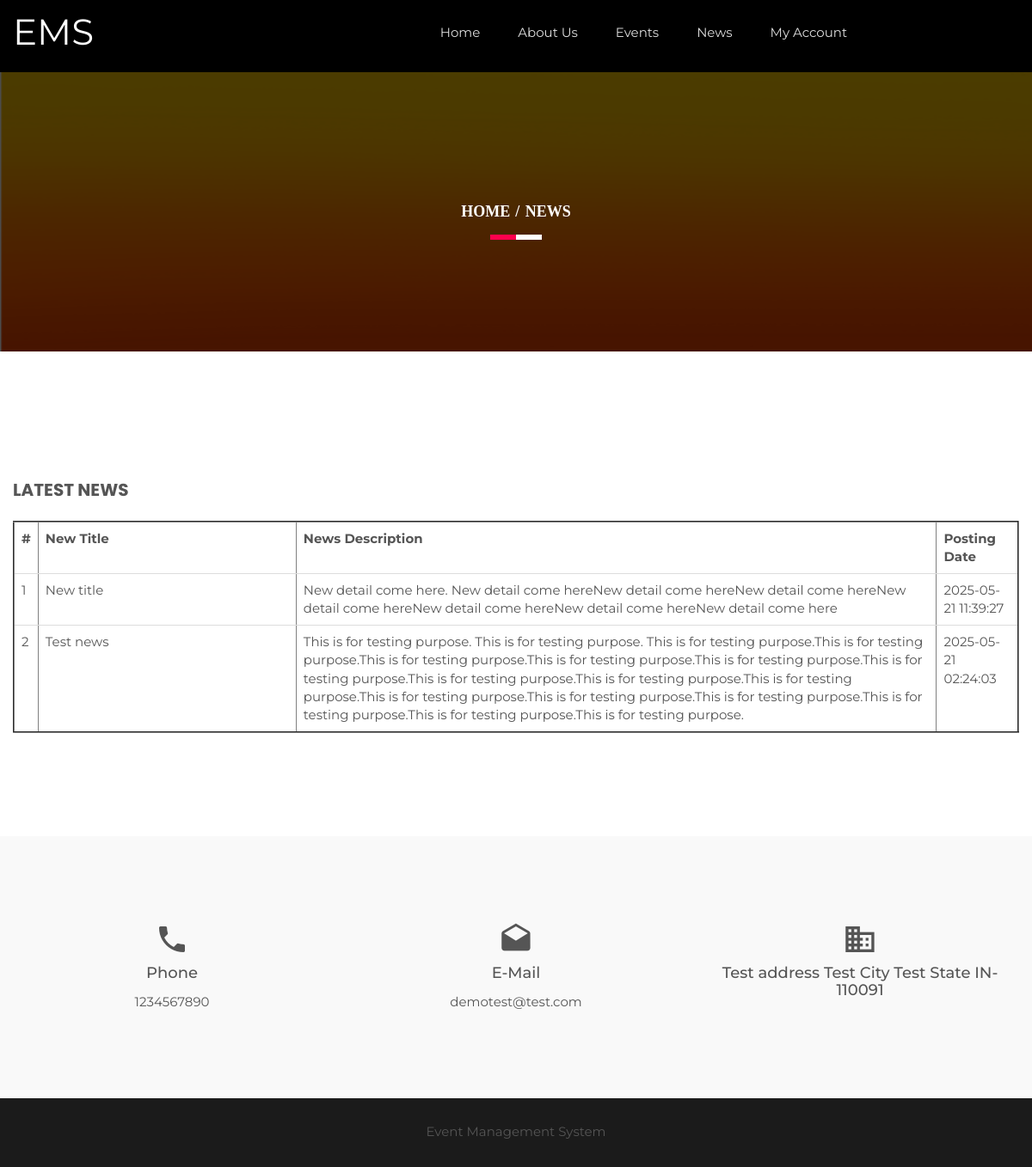
/news.php (signed in), run on the app's committed database.
### tables this page shows
CREATE TABLE `tblgenralsettings` (
  `id` int(11) NOT NULL,
  `SiteName` varchar(200) DEFAULT NULL,
  `PhoneNumber` bigint(12) DEFAULT NULL,
  `EmailId` varchar(255) DEFAULT NULL,
  `address` mediumtext DEFAULT NULL,
  `footercontent` mediumtext DEFAULT NULL,
  `LastUpdationDate` timestamp NULL DEFAULT NULL ON UPDATE current_timestamp()
);

CREATE TABLE `tblnews` (
  `id` int(11) NOT NULL,
  `NewsTitle` varchar(255) DEFAULT NULL,
  `NewsDetails` mediumtext DEFAULT NULL,
  `PostingDate` timestamp NULL DEFAULT current_timestamp(),
  `LastUpdationDate` timestamp NULL DEFAULT NULL ON UPDATE current_timestamp()
);

### news.php (the view, shortened to what this page needs)
<?php
include('includes/config.php');
?>
<!doctype html>
<html class="no-js" lang="en">
    <head>
        <link rel="stylesheet" href="css/bootstrap.min.css">
        <link rel="stylesheet" href="css/animate.css">
        <link rel="stylesheet" href="css/meanmenu.min.css">
        <link rel="stylesheet" href="css/owl.carousel.css">
        <link rel="stylesheet" href="css/icofont.css">
        <link rel="stylesheet" href="css/nivo-slider.css">
        <link rel="stylesheet" href="css/animate-text.css">
        <link rel="stylesheet" href="css/material-design-iconic-font.min.css">
		<link rel="stylesheet" href="style.css">
        <link rel="stylesheet" href="css/responsive.css">
		<link href="css/color/skin-default.css" rel="stylesheet">
    </head>
    <body>
         <div class="wrapper single-blog">
           <div id="home" class="header-slider-area">
                   <?php include_once('includes/header.php');?>
            </div>
            <div class="breadcumb-area bg-overlay">
                <div class="container">
                    <ol class="breadcrumb">
                        <li><a href="index.html">Home</a></li>
                        <li class="active">News</li>
                    </ol>
                </div>
            </div>
            <div class="single-blog-area ptb100 fix">
               <div class="container">
                   <div class="row">
                       <div class="col-md-12 col-sm-7">
                           <div class="single-blog-body">
                                <div class="Leave-your-thought mt50">
                                    <h3 class="aside-title uppercase">Latest News</h3>
                                    <div class="row">
                                        <form name="signin" method="post">
                                            <div class="col-md-12 col-sm-6 col-xs-12 lyt-left">
<table border="2" class="table">
 <?php   $sql = "SELECT NewsTitle,NewsDetails,PostingDate from tblnews order by id desc ";
$query = $dbh -> prepare($sql);
$query->execute();
$results=$query->fetchAll(PDO::FETCH_OBJ);
$cnt=1;
if($query->rowCount() > 0)
{ ?>
<tr>
<th>#</th>
<th>New Title</th>
<th>News Description</th>
<th>Posting Date</th>
</tr>
<?php
foreach($results as $row)
{ ?>
<tr>
<td><?php echo htmlentities($cnt);?></td>
<td width="300"><?php echo htmlentities($row->NewsTitle);?></td>
<td><?php echo htmlentities($row->NewsDetails);?></td>
<td><?php echo htmlentities($row->PostingDate);?></td>
</tr>
<?php $cnt++;
}} else {?>
    <tr>
        <th colspan="5" style="color:red; text-align:center;">No Record found</th>
    </tr>
<?php } ?>
</table>
                                            </div>
</div>
                                    </div>
                                </div>
                           </div>
                       </div>
               </div>
           </div>
         </div>
                 <?php include_once('includes/footer.php');?>
         </div>
    </body>
</html>

### includes/header.php (shortened to what this page needs)
<?php
$ret = "Select  SiteName from tblgenralsettings ";
$querys = $dbh -> prepare($ret);
$querys->execute();
$resultss=$querys->fetchAll(PDO::FETCH_OBJ);
if($querys->rowCount() > 0)
{
foreach($resultss as $rows)
{ ?>
   <div id="home" class="header-slider-area">
                <div class="header-area header-2">
                    <div id="sticker" class="logo-menu-area header-area-2">
                        <div class="container hidden-xs">
                            <div class="row">
                                <div class="col-md-2 col-sm-3">
                                    <div class="logo">
                                        <a href="index.php" style="font-size:42px; color:#fff"><?php echo htmlentities($rows->SiteName);?></a>
                                    </div>
                                </div>
                                <div class="col-md-8 col-sm-9">
                                    <div class="main-menu text-right">
                                        <nav>
                                            <ul id="nav">
                                                <li><a class="smooth-scroll" href="index.php">Home</a></li>
                                                <li><a class="smooth-scroll" href="about-us.php">About Us</a></li>
                                                <li><a class="smooth-scroll" href="all-events.php">Events</a></li>
                                                <li><a class="smooth-scroll" href="news.php">News</a></li>
                                                <?php if(strlen($_SESSION['usrid']==0)){?>
                                                <li><a class="smooth-scroll" href="signup.php">Signup</a></li>
                                                 <li><a class="smooth-scroll" href="signin.php">Login</a></li>
                                             <?php } else {?>
<li><a class="smooth-scroll" href="profile.php">My Account</a></li>
                                             <?php } ?>
                                            </ul>
                                        </nav>
                                    </div>
                                </div>
                                </div>
                            </div>
                        </div>
                    </div>
                    <?php }} ?>

### includes/footer.php (shortened to what this page needs)
<?php
$ret = "Select  PhoneNumber,address,EmailId,footercontent from tblgenralsettings ";
$querys = $dbh -> prepare($ret);
$querys->execute();
$resultss=$querys->fetchAll(PDO::FETCH_OBJ);
if($querys->rowCount() > 0)
{
foreach($resultss as $rows)
{ ?>
 <div class="information-area off-white ptb100">
                    <div class="container">
                        <div class="row">
                            <div class="col-md-4 col-sm-3 col-xs-12">
                                <div class="single-information text-center">
                                    <div class="info-icon">
                                        <i class="zmdi zmdi-phone"></i>
                                    </div>
                                    <h4>Phone</h4>
                                    <p><?php echo htmlentities($rows->PhoneNumber);?></p>
                                </div>
                            </div>
                            <div class="col-md-4 col-sm-3 col-xs-12">
                                <div class="single-information text-center">
                                    <div class="info-icon">
                                        <i class="zmdi zmdi-email-open"></i>
                                    </div>
                                    <h4>E-Mail</h4>
                                    <p><a href="mailto:company@email.com"><?php echo htmlentities($rows->EmailId);?></a></p>
                                </div>
                            </div>
                            <div class="col-md-4 col-sm-3 col-xs-12">
                                <div class="single-information text-center">
                                    <div class="info-icon">
                                        <i class="zmdi zmdi-city-alt"></i>
                                    </div>
                                    <h4><?php echo htmlentities($rows->address);?></h4>
                                </div>
                            </div>
                        </div>
                    </div>
                </div>
            <div class="footer-area" align="center">
                <div class="container">
                    <div class="row">
                        <div class="col-md-12 col-sm-6 col-xs-12">
                            <div class="social-area">
                             <?php echo htmlentities($rows->footercontent);?>
                            </div>
                        </div>
                    </div>
                </div>
            </div>
            <?php }} ?>

### style.css (style rules this page uses)
.container { width: 1200px }
html, body { height: 100%; font-family: 'Montserrat', sans-serif; font-size: 15px; color: #555; line-height: 25px; }
.fix { overflow: hidden }
p { margin: 0 0 15px }
h1, h2, h3, h4, h5, h6 { margin: 0 0 10px }
a { -webkit-transition: all 0.3s ease 0s; transition: all 0.3s ease 0s; text-decoration: none; color: #555; }
ul { list-style: outside none none; margin: 0; padding: 0; }
.mt50 { margin-top: 50px }
.ptb100 { padding: 100px 0 }
.uppercase { text-transform: uppercase }
.off-white { background: #f9f9f9 }
.wrapper { background: #fff }
ul li { display: inline-block }
.main-menu ul li a { color: #ddd }
.logo-menu-area { padding: 35px 0 }
.main-menu ul li { margin-right: 40px }
.main-menu ul li:last-child { margin: 0 }
.header-area { left: 0; position: absolute; top: 0; width: 100%; z-index: 999; }
.header-slider-area { position: relative }
.bg-overlay { position: relative; z-index: 1; }
.bg-overlay:before { background: #000 none repeat scroll 0 0; content: ""; height: 100%; left: 0; opacity: 0.85; -ms-filter: "progid:DXImageTransform.Microsoft.Alpha(Opacity=85)"; position: absolute; top: 0; width: 100%; z-index: -1; }
.breadcumb-area.bg-overlay:before { opacity: 0.7; -ms-filter: "progid:DXImageTransform.Microsoft.Alpha(Opacity=70)"; }
.info-icon { font-size: 40px; margin-bottom: 10px; }
.single-information > p { margin-bottom: 5px }
.single-information p:last-child { margin: 0 }
.footer-area { background: #1b1b1b none repeat scroll 0 0; height: 80px; line-height: 78px; }
.header-2 { background: #000 none repeat scroll 0 0; position: static; }
.breadcumb-area { background: rgba(0, 0, 0, 0) url("img/bg.png") repeat scroll 0 0; padding: 150px 0; text-align: center; }
.breadcrumb { background-color: transparent; border-radius: 0; list-style: outside none none; margin-bottom: 0; padding: 0; position: relative; }
.breadcrumb > li + li:before { color: #fff; font-weight: 700; padding: 0 2px; }
.breadcrumb a, .breadcrumb li.active { color: #fff }
.breadcrumb li { font-family: popins; font-size: 18px; font-weight: 700; text-transform: uppercase; }
.breadcrumb:before, .breadcrumb:after { background: #fff none repeat scroll 0 0; bottom: -20px; content: ""; height: 6px; left: 50%; position: absolute; -webkit-transform: translateX(-50%); transform: translateX(-50%); width: 60px; }
.breadcrumb:after { background: #ff004d none repeat scroll 0 0; -webkit-transform: translateX(-100%); transform: translateX(-100%); width: 30px; }
.aside-title { font-family: Poppins; font-size: 20px; font-weight: 700; margin-bottom: 25px; }
#sticker { right: 0; left: 0; }

### css/responsive.css (style rules this page uses)
@media (min-width: 1170px) and (max-width: 1400px) { .logo-menu-area { padding: 25px 0; } }

### css/color/skin-default.css (style rules this page uses)
.breadcrumb::after { background: #ff004d none repeat scroll 0 0; }

### data on the page
tblgenralsettings: SiteName "EMS", PhoneNumber "1234567890", EmailId "demotest@test.com", address "Test address Test City Test State IN-110091", footercontent "Event Management System"
tblnews: NewsTitle "New title", NewsDetails "New detail come here. New detail come hereNew detail come hereNew detail come hereNew detail come hereNew detail come hereNew detail come hereNew detail come here", PostingDate "2025-05-21 11:39:27"
tblnews: NewsTitle "Test news", NewsDetails "This is for testing purpose. This is for testing purpose. This is for testing purpose.This is for testing purpose.This is for testing purpose.This is for testing purpose.This is for testing purpose.This is for testing purpose.This is for testing purpose.This is for testing purpose.This is for testing purpose.This is for testing purpose.This is for testing purpose.This is for testing purpose.This is for testing purpose.This is for testing purpose.This is for testing purpose.", PostingDate "2025-05-21 02:24:03"
